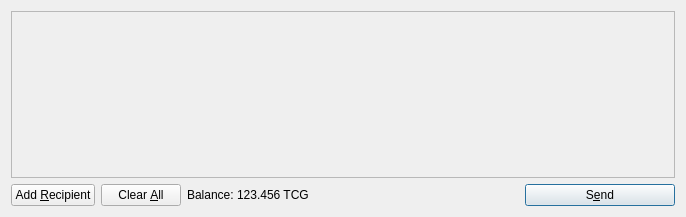
<?xml version="1.0" encoding="UTF-8"?>
<ui version="4.0">
 <class>SendCoinsDialog</class>
 <widget class="QDialog" name="SendCoinsDialog">
  <property name="geometry">
   <rect>
    <x>0</x>
    <y>0</y>
    <width>686</width>
    <height>217</height>
   </rect>
  </property>
  <property name="windowTitle">
   <string>Send Coins</string>
  </property>
  <layout class="QVBoxLayout" name="verticalLayout">
   <item>
    <widget class="QScrollArea" name="scrollArea">
     <property name="widgetResizable">
      <bool>true</bool>
     </property>
     <widget class="QWidget" name="scrollAreaWidgetContents">
      <property name="geometry">
       <rect>
        <x>0</x>
        <y>0</y>
        <width>666</width>
        <height>165</height>
       </rect>
      </property>
      <layout class="QVBoxLayout" name="verticalLayout_2">
       <property name="margin">
        <number>0</number>
       </property>
       <item>
        <layout class="QVBoxLayout" name="entries">
         <property name="spacing">
          <number>6</number>
         </property>
        </layout>
       </item>
       <item>
        <spacer name="verticalSpacer">
         <property name="orientation">
          <enum>Qt::Vertical</enum>
         </property>
         <property name="sizeHint" stdset="0">
          <size>
           <width>20</width>
           <height>40</height>
          </size>
         </property>
        </spacer>
       </item>
      </layout>
     </widget>
    </widget>
   </item>
   <item>
    <layout class="QHBoxLayout" name="horizontalLayout">
     <item>
      <widget class="QPushButton" name="addButton">
       <property name="toolTip">
        <string>Send to multiple recipients at once</string>
       </property>
       <property name="text">
        <string>Add &amp;Recipient</string>
       </property>
       <property name="icon">
        <iconset resource="../bitcoin.qrc">
         <normaloff>:/icons/add</normaloff>:/icons/add</iconset>
       </property>
       <property name="autoDefault">
        <bool>false</bool>
       </property>
      </widget>
     </item>
     <item>
      <widget class="QPushButton" name="clearButton">
       <property name="sizePolicy">
        <sizepolicy hsizetype="Minimum" vsizetype="Fixed">
         <horstretch>0</horstretch>
         <verstretch>0</verstretch>
        </sizepolicy>
       </property>
       <property name="toolTip">
        <string>Remove all transaction fields</string>
       </property>
       <property name="text">
        <string>Clear &amp;All</string>
       </property>
       <property name="icon">
        <iconset resource="../bitcoin.qrc">
         <normaloff>:/icons/remove</normaloff>:/icons/remove</iconset>
       </property>
       <property name="autoRepeatDelay">
        <number>300</number>
       </property>
       <property name="autoDefault">
        <bool>false</bool>
       </property>
      </widget>
     </item>
     <item>
      <layout class="QHBoxLayout" name="horizontalLayout_2">
       <property name="spacing">
        <number>3</number>
       </property>
       <item>
        <widget class="QLabel" name="label">
         <property name="text">
          <string>Balance:</string>
         </property>
        </widget>
       </item>
       <item>
        <widget class="QLabel" name="labelBalance">
         <property name="cursor">
          <cursorShape>IBeamCursor</cursorShape>
         </property>
         <property name="text">
          <string>123.456 TCG</string>
         </property>
         <property name="textInteractionFlags">
          <set>Qt::LinksAccessibleByMouse|Qt::TextSelectableByKeyboard|Qt::TextSelectableByMouse</set>
         </property>
        </widget>
       </item>
      </layout>
     </item>
     <item>
      <spacer name="horizontalSpacer">
       <property name="orientation">
        <enum>Qt::Horizontal</enum>
       </property>
       <property name="sizeHint" stdset="0">
        <size>
         <width>40</width>
         <height>20</height>
        </size>
       </property>
      </spacer>
     </item>
     <item>
      <widget class="QPushButton" name="sendButton">
       <property name="minimumSize">
        <size>
         <width>150</width>
         <height>0</height>
        </size>
       </property>
       <property name="toolTip">
        <string>Confirm the send action</string>
       </property>
       <property name="text">
        <string>S&amp;end</string>
       </property>
       <property name="icon">
        <iconset resource="../bitcoin.qrc">
         <normaloff>:/icons/send</normaloff>:/icons/send</iconset>
       </property>
       <property name="default">
        <bool>true</bool>
       </property>
      </widget>
     </item>
    </layout>
   </item>
  </layout>
 </widget>
 <resources>
  <include location="../bitcoin.qrc"/>
 </resources>
 <connections/>
</ui>
